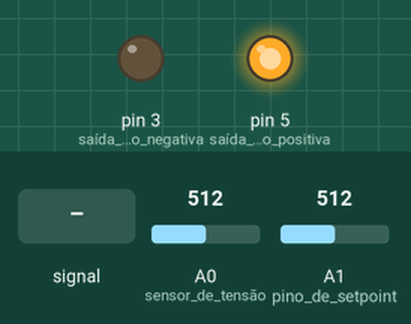
A sketch run on a simulated Arduino Uno, built with avr-gcc and run on an emulated ATmega328P. Parts: output pins drawn as LEDs (lit = HIGH). The inputs (shaded band) are chosen by the test bench; at power-on: A0 (sensor_de_tensão) = 512, A1 (pino_de_setpoint) = 512.

Above: at 1.2 s.
1.3 s: A0 (sensor_de_tensão) fed a 200 Hz sine of ±81 counts around its level
At 1.8 s:
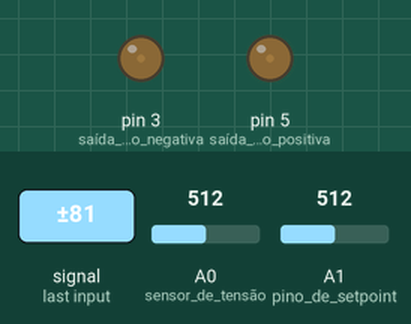
2.8 s: A0 (sensor_de_tensão) set to 716
At 3.7 s:
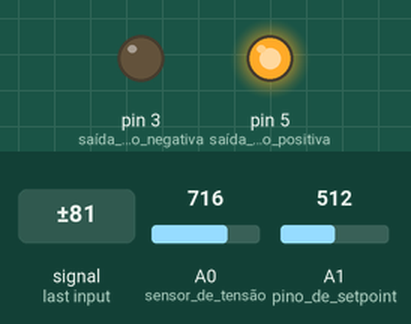
4.3 s: A1 (pino_de_setpoint) set to 122
5.8 s: A0 (sensor_de_tensão) set to 501
7.4 s: A0 (sensor_de_tensão) set to 492
At 8.1 s:
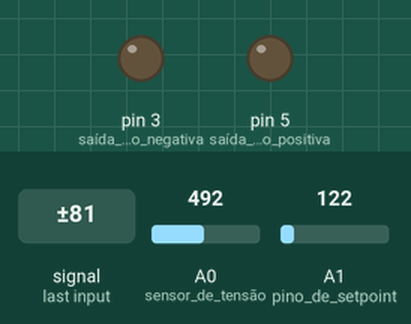
8.9 s: A1 (pino_de_setpoint) set to 144
10.4 s: A1 (pino_de_setpoint) set to 166
At 11.6 s:
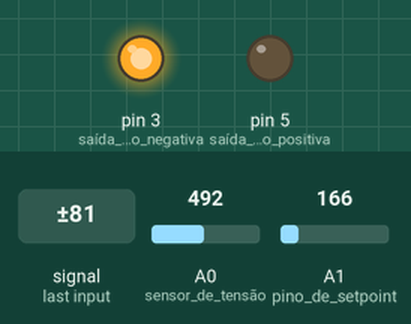
Timing chart, 0 to 13.4 s (numbered marks = the images above; inputs shaded):
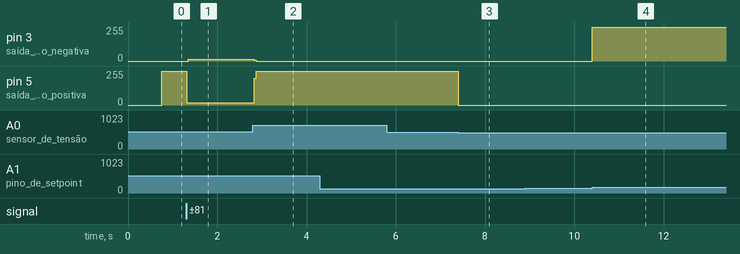

The sketch:

C_digo_PID_Arduino.ino
```cpp
// Sensor de tensão: A0
// Prog : Ard : Real
// 0    : 0V  : -50V
// 1024 : 5V  :  50V

// Setpoint tensão: A1
// 0    : 0V
// 1024 : 5V

// Saída PWM Controlador (Entrada da planta)
//    erro = 0 -> saida = 0
//    erro < 0 -> saida = 0:255 no port 5 (-50V)
//    erro > 0 -> saida = 0:255 no port 3 (+50V)

void setup() {
    pinMode(A1, INPUT);  //pino de setpoint
    pinMode(A0, INPUT);  //sensor de tensão
    pinMode( 5, OUTPUT); //saída tensão positiva
    pinMode( 3, OUTPUT); //saída tensão negativa
}

float P  = 0.0;
float I  = 0.0;
float D  = 0.0;
float PID = 0.0;
float erro = 0.0;
float sensorAnterior = 0.0;
float sensor = 0.0;
float setpoint = 0.0;
float erroAnterior = 0.0;

float kp = 5.0;
float ki = 1.0;
float kd = 0.1;

void loop() {

////////////// Leitura sensores //////////////
    sensorAnterior = sensor;
    erroAnterior = erro;
    sensor   = analogRead(A0)*100.0/1024-47.37;
    setpoint = analogRead(A1)*5.0/1024;
    erro     = setpoint - sensor;


////////////// Cálculo PID //////////////
    P   = kp * erro;                       //parcela proporcional
    I  += ki * erro;                       //parcela integral
    D   = kd * (sensor - sensorAnterior);  //parcela derivativa

    PID = abs(P + I + D); //Calcula PID sem sinal
    if (PID > 255) PID = 255; //Corrige a saturação da variável PWM

    //Se a variação do erro for grande, reseta o termo integral
    if(abs(erro - erroAnterior) > 1) I = 0;

////////////// Saída do controlador //////////////

    if (erro < -0.1){
      analogWrite(5, PID);
      analogWrite(3, 0);
    }
    else if (erro > 0.1){
      analogWrite(3, PID);
      analogWrite(5, 0);
    }
    else{
      analogWrite(3, 0);
      analogWrite(5, 0);
    }
}
```

Measured:
- the behaviour switches between 493 and 492 on A0 (sensor_de_tensão) (found by bisection; images 2 and 3)
- the behaviour switches between 159 and 160 on A1 (pino_de_setpoint) (found by bisection; images 3 and 4)
- after the input at 1.3 s, pin 3 (saída_tensão_negativa): 0/255 → 15/255 after 0.05 s; pin 5 (saída_tensão_positiva): 255/255 → 16/255 at once
- after the input at 2.8 s, pin 3 (saída_tensão_negativa): 15/255 → 0/255 at once; pin 5 (saída_tensão_positiva): 16/255 → 255/255 at once
- after the input at 7.4 s, pin 5 (saída_tensão_positiva): 255/255 → 0/255 at once
- after the input at 8.9 s, every drawn part: stays the same
- after the input at 10.4 s, pin 3 (saída_tensão_negativa): 0/255 → 255/255 at once
